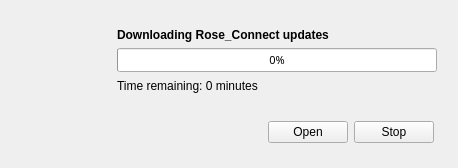
<?xml version="1.0" encoding="UTF-8"?>
<ui version="4.0">
 <class>Downloader</class>
 <widget class="QWidget" name="Downloader">
  <property name="windowModality">
   <enum>Qt::ApplicationModal</enum>
  </property>
  <property name="geometry">
   <rect>
    <x>0</x>
    <y>0</y>
    <width>458</width>
    <height>168</height>
   </rect>
  </property>
  <property name="sizePolicy">
   <sizepolicy hsizetype="Minimum" vsizetype="Minimum">
    <horstretch>0</horstretch>
    <verstretch>0</verstretch>
   </sizepolicy>
  </property>
  <property name="font">
   <font>
    <family>Arial</family>
    <pointsize>11</pointsize>
   </font>
  </property>
  <property name="windowTitle">
   <string>Updater</string>
  </property>
  <layout class="QVBoxLayout" name="verticalLayout">
   <property name="spacing">
    <number>0</number>
   </property>
   <property name="leftMargin">
    <number>12</number>
   </property>
   <property name="topMargin">
    <number>12</number>
   </property>
   <property name="rightMargin">
    <number>12</number>
   </property>
   <property name="bottomMargin">
    <number>12</number>
   </property>
   <item>
    <widget class="QWidget" name="widget" native="true">
     <layout class="QHBoxLayout" name="horizontalLayout">
      <property name="spacing">
       <number>0</number>
      </property>
      <property name="leftMargin">
       <number>0</number>
      </property>
      <property name="topMargin">
       <number>0</number>
      </property>
      <property name="rightMargin">
       <number>0</number>
      </property>
      <property name="bottomMargin">
       <number>0</number>
      </property>
      <item>
       <widget class="QLabel" name="updater_icon">
        <property name="minimumSize">
         <size>
          <width>96</width>
          <height>96</height>
         </size>
        </property>
        <property name="text">
         <string/>
        </property>
        <property name="pixmap">
         <pixmap resource="../images.qrc">:/images/update.jpg</pixmap>
        </property>
       </widget>
      </item>
      <item>
       <widget class="QWidget" name="progressFrame" native="true">
        <layout class="QVBoxLayout" name="verticalLayout_2">
         <property name="spacing">
          <number>0</number>
         </property>
         <item>
          <widget class="QLabel" name="downloadLabel">
           <property name="font">
            <font>
             <family>Arial</family>
             <pointsize>9</pointsize>
             <weight>75</weight>
             <bold>true</bold>
            </font>
           </property>
           <property name="text">
            <string>Downloading Rose_Connect updates</string>
           </property>
          </widget>
         </item>
         <item>
          <widget class="QProgressBar" name="progressBar">
           <property name="minimumSize">
            <size>
             <width>320</width>
             <height>0</height>
            </size>
           </property>
           <property name="baseSize">
            <size>
             <width>0</width>
             <height>12</height>
            </size>
           </property>
           <property name="font">
            <font>
             <family>Agency FB</family>
             <pointsize>8</pointsize>
            </font>
           </property>
           <property name="value">
            <number>0</number>
           </property>
           <property name="invertedAppearance">
            <bool>false</bool>
           </property>
          </widget>
         </item>
         <item>
          <widget class="QLabel" name="timeLabel">
           <property name="font">
            <font>
             <family>Arial</family>
             <pointsize>9</pointsize>
            </font>
           </property>
           <property name="text">
            <string>Time remaining: 0 minutes</string>
           </property>
          </widget>
         </item>
        </layout>
       </widget>
      </item>
     </layout>
    </widget>
   </item>
   <item>
    <widget class="QWidget" name="buttonFrame" native="true">
     <layout class="QHBoxLayout" name="horizontalLayout_2">
      <property name="leftMargin">
       <number>12</number>
      </property>
      <property name="topMargin">
       <number>12</number>
      </property>
      <property name="rightMargin">
       <number>12</number>
      </property>
      <property name="bottomMargin">
       <number>12</number>
      </property>
      <item>
       <spacer name="buttonSpacer">
        <property name="orientation">
         <enum>Qt::Horizontal</enum>
        </property>
        <property name="sizeHint" stdset="0">
         <size>
          <width>20</width>
          <height>20</height>
         </size>
        </property>
       </spacer>
      </item>
      <item>
       <widget class="QPushButton" name="openButton">
        <property name="font">
         <font>
          <family>Arial</family>
          <pointsize>9</pointsize>
         </font>
        </property>
        <property name="text">
         <string>Open</string>
        </property>
       </widget>
      </item>
      <item>
       <widget class="QPushButton" name="stopButton">
        <property name="font">
         <font>
          <family>Arial</family>
          <pointsize>9</pointsize>
         </font>
        </property>
        <property name="text">
         <string>Stop</string>
        </property>
       </widget>
      </item>
     </layout>
    </widget>
   </item>
  </layout>
 </widget>
 <resources>
  <include location="../images.qrc"/>
 </resources>
 <connections/>
</ui>
